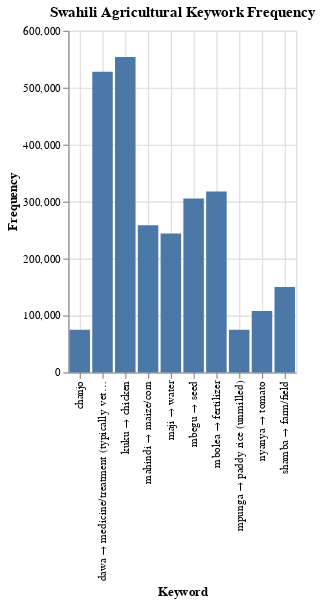

Here is the notebook cell this chart was saved with:
### Code cell
%chart x=term, y=frequency, title=Swahili Agricultural Keywork Frequency, labelx=Keyword, labely=Frequency, typex=n, typey=q, width=500, height=300

### Figure 1 — Vega-Lite specification as saved in the notebook (floating-point values rounded to 4 significant figures)
{"$schema": "https://vega.github.io/schema/vega-lite/v3.json", "data": {"format": {"type": "csv"}, "values": "\"term\",\"frequency\"\n\"kuku → chicken\",\"553941\"\n\"dawa → medicine/treatment (typically veterinary or\",\"528185\"\n\"mbolea → fertilizer\",\"317677\"\n\"mbegu → seed\",\"305373\"\n\"mahindi → maize/corn\",\"258622\"\n\"maji → water\",\"243841\"\n\"shamba → farm/field\",\"149912\"\n\"nyanya → tomato\",\"107824\"\n\"mpunga → paddy rice (unmilled)\",\"74942\"\n\"chanjo\",\"74876\"\n"}, "encoding": {"x": {"axis": {"grid": true, "title": "Keyword"}, "field": "term", "type": "nominal"}, "y": {"axis": {"grid": true, "title": "Frequency"}, "field": "frequency", "type": "quantitative"}}, "height": "300", "mark": {"color": "#4C78A8", "type": "bar"}, "title": "Swahili Agricultural Keywork Frequency", "width": "500"}
